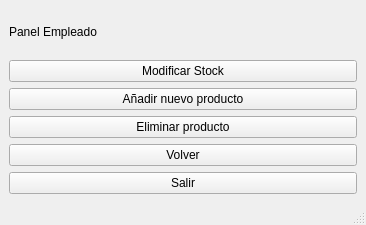
<?xml version="1.0" encoding="UTF-8"?>
<ui version="4.0">
 <class>EmpleadoWindow</class>
 <widget class="QMainWindow" name="EmpleadoWindow">
  <property name="geometry">
   <rect>
    <x>0</x>
    <y>0</y>
    <width>366</width>
    <height>225</height>
   </rect>
  </property>
  <property name="windowTitle">
   <string>Empleado</string>
  </property>
  <widget class="QWidget" name="centralwidget">
   <property name="geometry">
    <rect>
     <x>0</x>
     <y>0</y>
     <width>366</width>
     <height>225</height>
    </rect>
   </property>
   <layout class="QVBoxLayout" name="verticalLayout">
    <item>
     <widget class="QLabel" name="label">
      <property name="text">
       <string>Panel Empleado</string>
      </property>
     </widget>
    </item>
    <item>
     <widget class="QPushButton" name="btn_modificar_stock">
      <property name="text">
       <string>Modificar Stock</string>
      </property>
     </widget>
    </item>
    <item>
     <widget class="QPushButton" name="btn_aniadir_producto">
      <property name="text">
       <string>Añadir nuevo producto</string>
      </property>
     </widget>
    </item>
    <item>
     <widget class="QPushButton" name="btn_eliminar_producto">
      <property name="text">
       <string>Eliminar producto</string>
      </property>
     </widget>
    </item>
    <item>
     <widget class="QPushButton" name="btn_volver">
      <property name="text">
       <string>Volver</string>
      </property>
     </widget>
    </item>
    <item>
     <widget class="QPushButton" name="btn_salir">
      <property name="text">
       <string>Salir</string>
      </property>
     </widget>
    </item>
   </layout>
  </widget>
  <widget class="QMenuBar" name="menubar"/>
  <widget class="QStatusBar" name="statusbar"/>
 </widget>
 <resources/>
 <connections/>
</ui>
